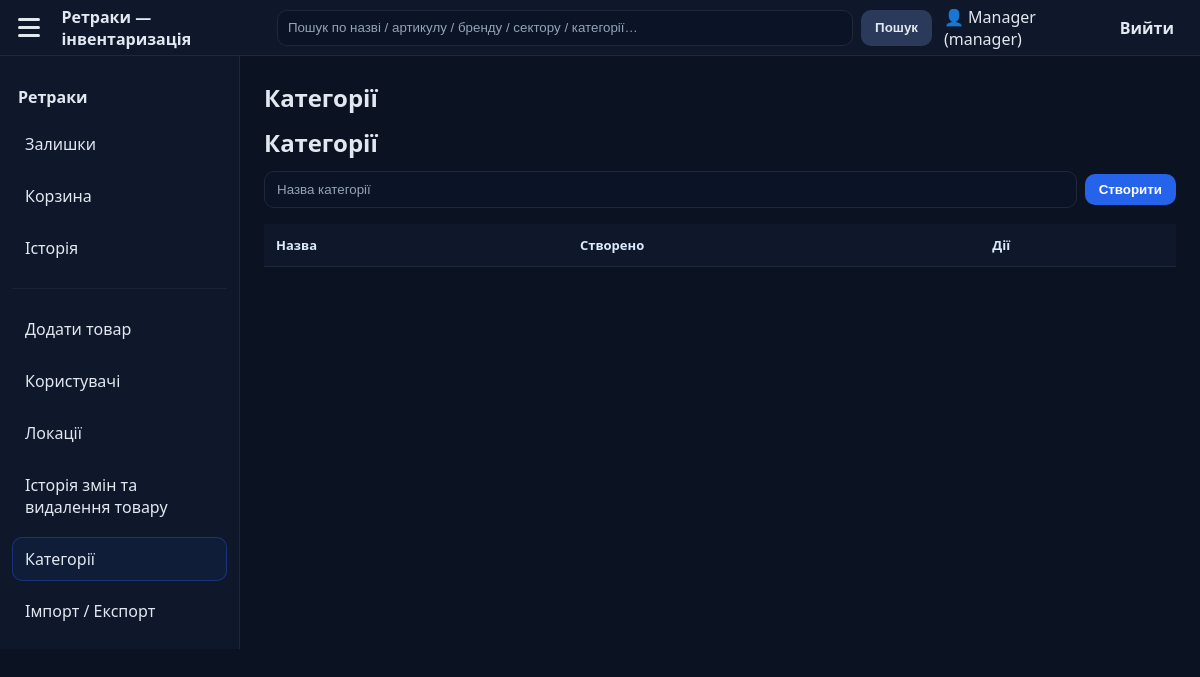
The page /dashboard.php?open=manage_categories (signed in) on the database as committed earlier.
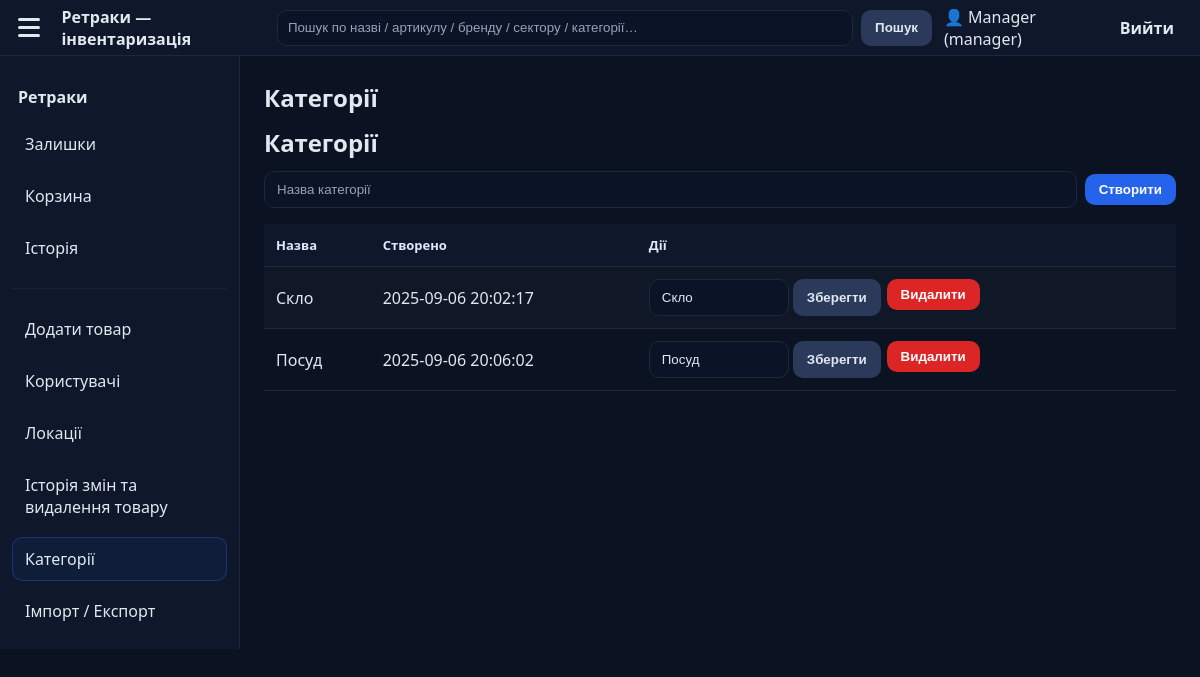
The same page on the database as committed later.
### tables this page shows
CREATE TABLE categories (
            id INTEGER PRIMARY KEY AUTOINCREMENT,
            name TEXT NOT NULL UNIQUE,
            created_at TEXT DEFAULT CURRENT_TIMESTAMP
        );

### pages/manage_categories.php (the view, shortened to what this page needs)
<?php
$db = db();
$cats = $db->query('SELECT * FROM categories ORDER BY id DESC')->fetchAll();
?>
<h2>Категорії</h2>
<h2>Категорії</h2>
<form method="post" action="/logic/manage_categories_logic.php" class="row" style="gap:8px;margin-bottom:16px">
  <input type="text" name="name" placeholder="Назва категорії" required>
  <button class="btn primary">Створити</button>
</form>
<table class="table">
  <thead>
    <tr>
      <th>Назва</th>
      <th>Створено</th>
      <th>Дії</th>
    </tr>
  </thead>
  <tbody>
    <?php
    $rows = $db->query("SELECT * FROM categories ORDER BY created_at ASC")->fetchAll();
    foreach ($rows as $c): ?>
      <tr>
        <td><?= htmlspecialchars($c['name']) ?></td>
        <td><?= htmlspecialchars($c['created_at']) ?></td>
        <td style="display:flex;gap:6px;">
          <form method="post" action="/logic/manage_categories_logic.php" style="display:inline-flex;gap:4px;">
            <input type="text" name="name" value="<?= htmlspecialchars($c['name']) ?>" required style="width:140px">
            <button class="btn secondary">Зберегти</button>
          </form>
          <form method="post" action="/logic/manage_categories_logic.php" onsubmit="return confirm('Видалити категорію?');">
            <button class="btn danger">Видалити</button>
          </form>
        </td>
      </tr>
    <?php endforeach; ?>
  </tbody>
</table>

Rows that differ between the two databases and show on the page:
added categories: name "Скло", created_at "2025-09-06 20:02:17"
added categories: name "Посуд", created_at "2025-09-06 20:06:02"
